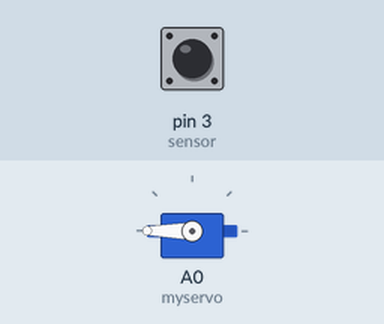
This sketch was run on a simulated Arduino Uno, built with avr-gcc and run on an emulated ATmega328P. Shown: servo. The test bench sets the inputs (shaded band); at power-on: pin 3 (sensor) LOW. What the sketch prints to the serial monitor is not drawn.

Above: at 1.2 s.
1.3 s: pin 3 (sensor) driven HIGH
At 2.0 s:
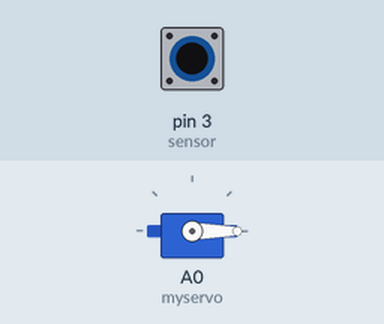
2.8 s: pin 3 (sensor) driven LOW
At 3.1 s:
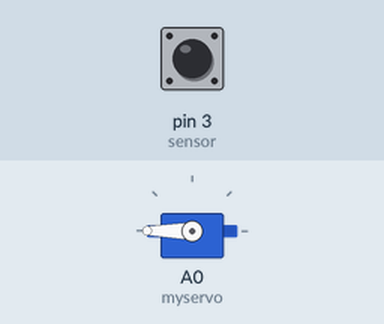
5.8 s: pin 3 (sensor) pulsed HIGH 5 times (0.12 s each, 0.3 s apart)
At 6.01 s:
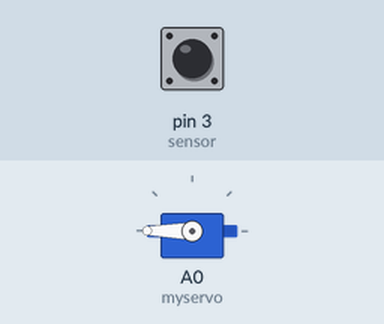
Timing chart, 0 to 8.8 s (numbered marks = the images above; inputs shaded):
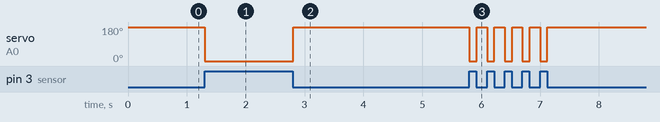

The sketch:

CODE-063.ino
```cpp
//https://www.youtube.com/c/VTMVlogVoThongMinh
#include <Servo.h>
Servo myservo;
int sensor = 3;

void setup() {
  // put your setup code here, to run once:
  Serial.begin(9600);
  myservo.attach(A0);
  pinMode(sensor, INPUT);
}

void loop() {
  // put your main code here, to run repeatedly:
  while(digitalRead(sensor) == 1)
  {
    myservo.write(0);
    Serial.println("Close");
  }
  while (digitalRead(sensor) == 0)
  {
    myservo.write(180);
    Serial.println("Open");
  }
}
```

Measured:
- after the input at 1.3 s, servo on A0 (myservo): 180° → 0° at once
- after the input at 2.8 s, servo on A0 (myservo): 0° → 180° at once
- after the input at 5.8 s, servo on A0 (myservo): alternates 180° for 0.18 s and 0° for 0.12 s, 10 changes in all, then stays 180°, starting at once
